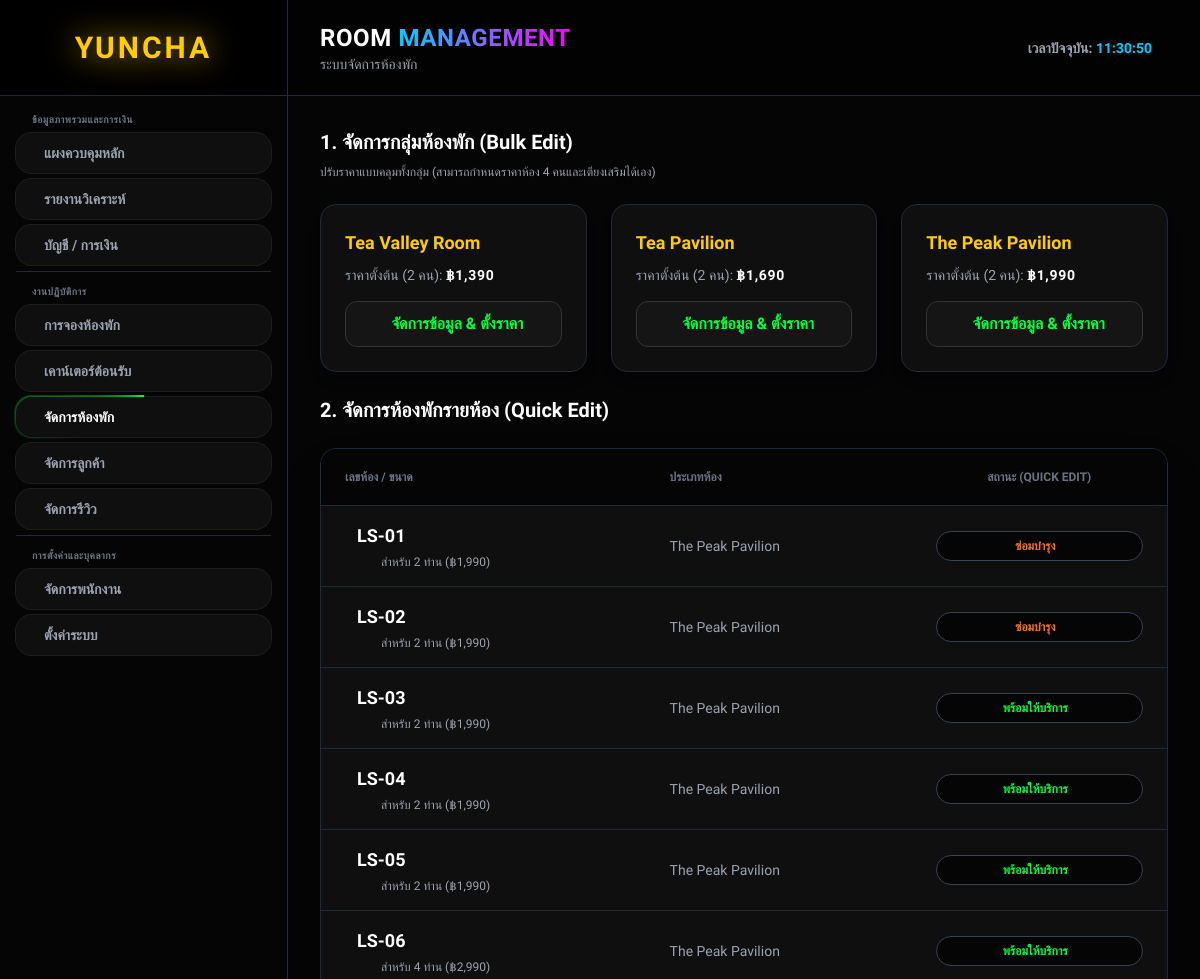
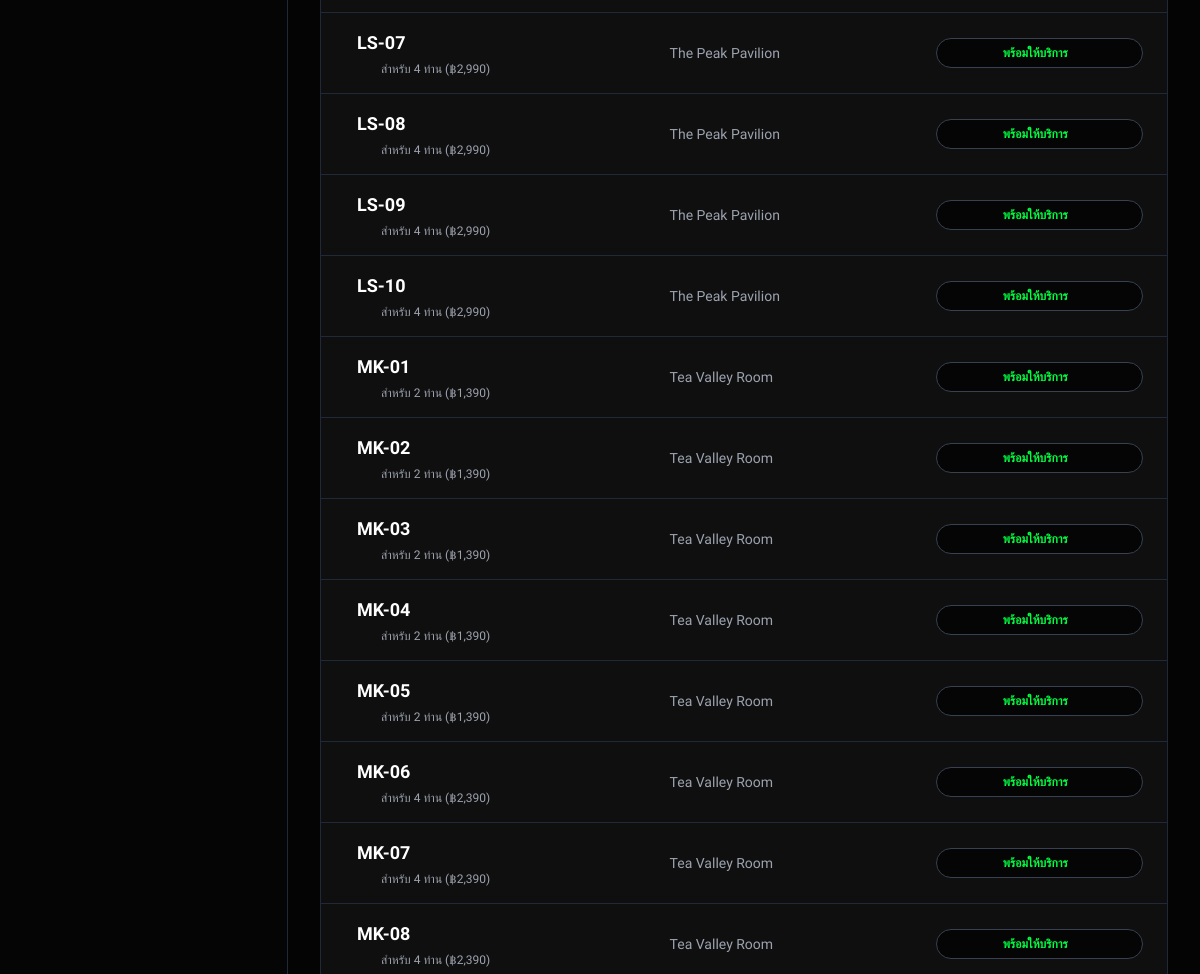
/dashboard/rooms.php (signed in, upper part), run on an earlier commit of the app's database (2 pictures, top to bottom).
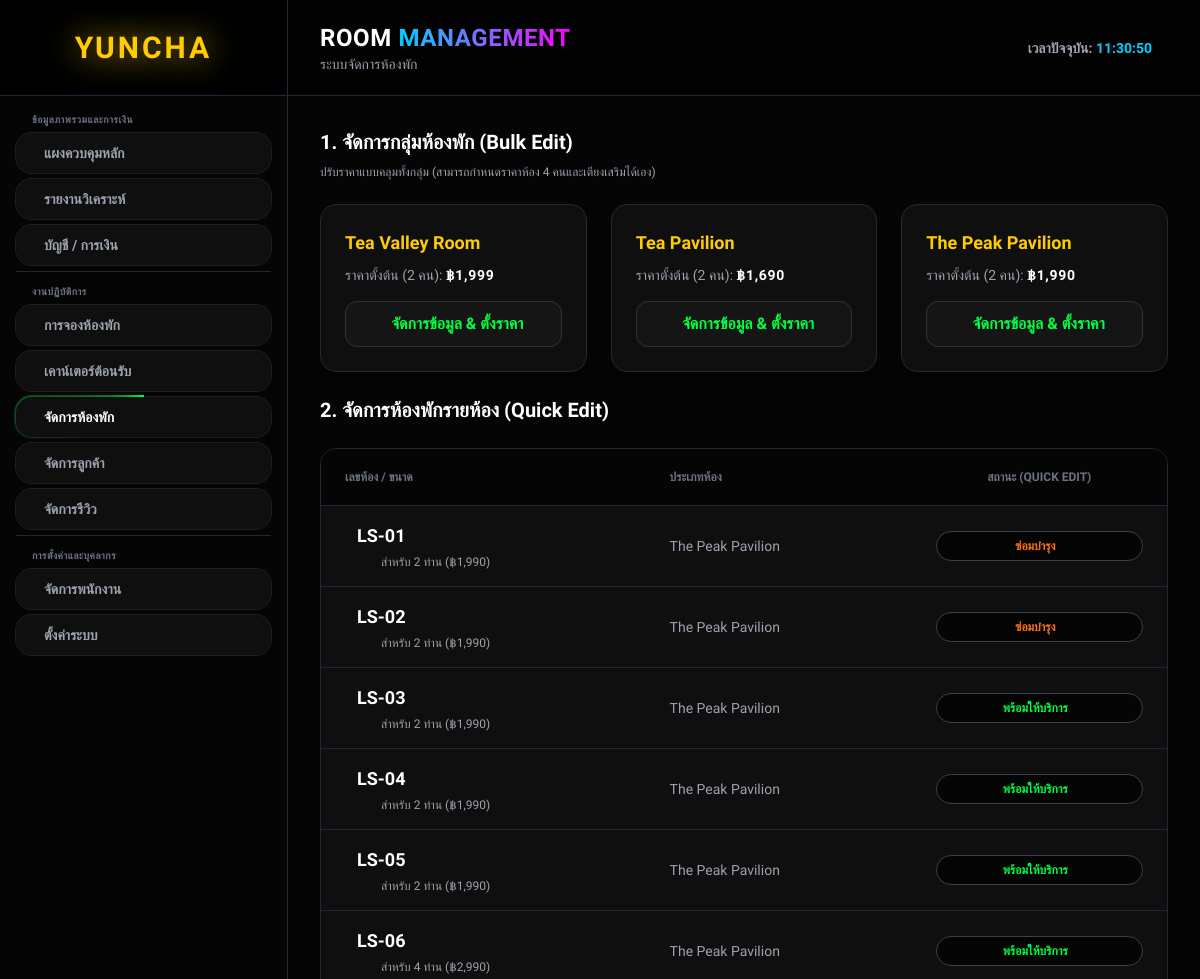
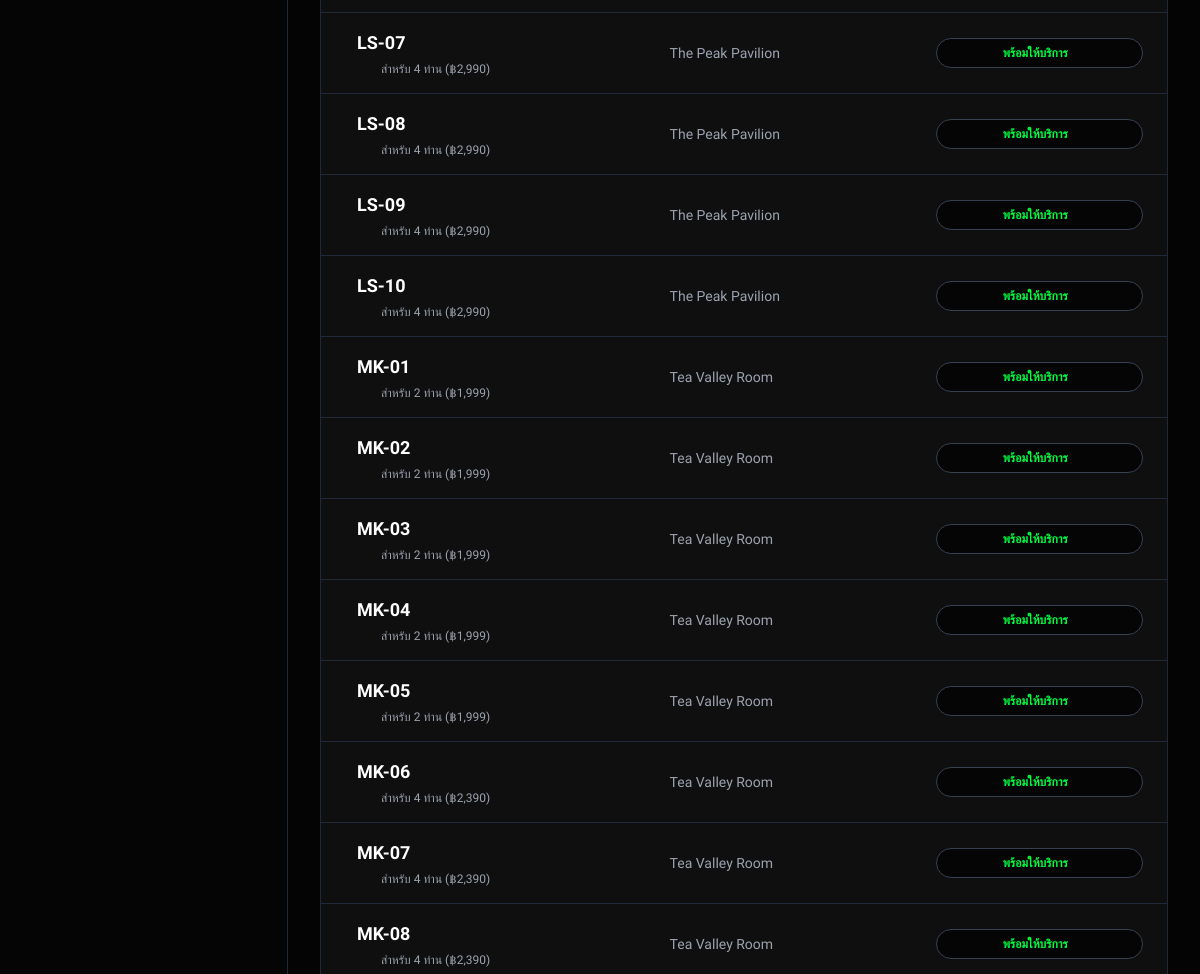
And on a later commit of the database (2 pictures, top to bottom).
### tables this page shows
CREATE TABLE `room_types` (
  `id` INTEGER PRIMARY KEY AUTOINCREMENT,
  `type_name` longtext,
  `base_price` double DEFAULT NULL,
  `high_price` double DEFAULT NULL,
  `holiday_price` double DEFAULT '0',
  `size_sqm` int DEFAULT '32'
);

CREATE TABLE `rooms` (
  `id` INTEGER PRIMARY KEY AUTOINCREMENT,
  `room_number` longtext,
  `room_type_id` int DEFAULT NULL,
  `status` varchar(255) DEFAULT 'active',
  `base_price` double DEFAULT NULL,
  `discount_percent` double DEFAULT NULL,
  `max_guests` int DEFAULT NULL,
  `allow_extra_bed` int DEFAULT NULL,
  `extra_bed_price` double DEFAULT NULL,
  `details` longtext,
  `high_price` double DEFAULT '0',
  `holiday_price` double DEFAULT '0'
);

### dashboard/config/security.php (called while the page is built, shortened)
<?php
$role = $_SESSION['role'];
$role_str = mb_strtolower($role, 'UTF-8');
$clean_role = 'receptionist';
if (strpos($role_str, 'admin') !== false || strpos($role_str, 'ดูแลระบบ') !== false) {
    $clean_role = 'admin';
} elseif (strpos($role_str, 'owner') !== false) {
    $clean_role = 'owner';
} elseif (strpos($role_str, 'manager') !== false || strpos($role_str, 'ผู้จัดการ') !== false) {
    $clean_role = 'manager';
} elseif (strpos($role_str, 'account') !== false || strpos($role_str, 'บัญชี') !== false) {
    $clean_role = 'account';
}
$is_admin = ($clean_role === 'admin' || $clean_role === 'owner');
$is_manager = ($clean_role === 'manager' || $is_admin);
$is_account = ($clean_role === 'account' || $is_manager);
$is_counter = ($clean_role === 'receptionist' || $is_manager);
$has_access = true;

### dashboard/rooms.php (the view, shortened to what this page needs)
<?php
require_once 'config/security.php';
require_once 'config/db.php';
$types = $conn->query("
    SELECT rt.*,
           (SELECT base_price FROM rooms WHERE room_type_id = rt.id AND max_guests = 4 LIMIT 1) as price_4p,
           (SELECT high_price FROM rooms WHERE room_type_id = rt.id AND max_guests = 4 LIMIT 1) as price_4p_high,
           (SELECT holiday_price FROM rooms WHERE room_type_id = rt.id AND max_guests = 4 LIMIT 1) as price_4p_holiday,
           (SELECT extra_bed_price FROM rooms WHERE room_type_id = rt.id LIMIT 1) as extra_bed_price,
           (SELECT discount_percent FROM rooms WHERE room_type_id = rt.id LIMIT 1) as discount_percent,
           (SELECT GROUP_CONCAT(DISTINCT ra.amenity_code)
            FROM room_amenities ra
            JOIN rooms r ON ra.room_id = r.id
            WHERE r.room_type_id = rt.id) as amenities_list,
           (SELECT r.details
            FROM rooms r
            WHERE r.room_type_id = rt.id LIMIT 1) as details
    FROM room_types rt
    ORDER BY rt.id ASC
")->fetchAll(PDO::FETCH_ASSOC);
$rooms = $conn->query("SELECT r.*, rt.type_name FROM rooms r JOIN room_types rt ON r.room_type_id = rt.id ORDER BY r.room_number ASC")->fetchAll(PDO::FETCH_ASSOC);
?>
<!DOCTYPE html>
<html lang="th">
<head>
    <script src="https://cdn.tailwindcss.com"></script>
</head>
<body class="h-screen flex selection:bg-ycGreen selection:text-black">
    <?php include 'components/sidebar.php'; ?>
    <div class="flex-1 flex flex-col h-screen overflow-hidden w-full relative bg-[#050505]">
                <header class="h-24 bg-black/50 backdrop-blur-md border-b border-gray-800 px-4 lg:px-8 flex justify-between items-center z-30 sticky top-0">
            <div class="flex items-center gap-4">
                <div>
                    <h2 class="text-2xl font-black text-white tracking-wide">ROOM <span class="text-transparent bg-clip-text bg-gradient-to-r from-[#00d0ff] to-[#ff00ff]">MANAGEMENT</span></h2>
                    <p class="text-sm text-gray-400 font-medium">ระบบจัดการห้องพัก</p>
                </div>
            </div>
            <div class="flex items-center gap-4">
                <p class="text-sm font-bold text-gray-400 hidden lg:block mr-4">เวลาปัจจุบัน: <span id="clockStatus" style="color: #00d0ff;"><?= date('H:i:s') ?></span></p>
            </div>
        </header>
        <main class="flex-1 overflow-y-auto p-4 lg:p-8 scroll-smooth">
        <?php if ($has_access): ?>
            <div class="max-w-7xl mx-auto space-y-6 pb-12 gs-anim">
                <?php if($is_manager): ?>
                <div class="flex justify-between items-end mb-4">
                    <div>
                        <h3 class="text-xl font-bold text-white mb-2"><i class="ph-bold ph-squares-four text-ycGold"></i> 1. จัดการกลุ่มห้องพัก (Bulk Edit)</h3>
                        <p class="text-xs text-gray-400">ปรับราคาแบบคลุมทั้งกลุ่ม (สามารถกำหนดราคาห้อง 4 คนและเตียงเสริมได้เอง)</p>
                    </div>
                </div>
                <div class="grid grid-cols-1 md:grid-cols-3 gap-6 mb-8">
                    <?php foreach($types as $type): ?>
                    <div class="bg-[#0f0f0f] border border-gray-800 rounded-2xl p-6 shadow-lg hover:border-gray-600 transition">
                        <h4 class="text-lg font-bold text-ycGold mb-2"><?= htmlspecialchars($type['type_name']) ?></h4>
                        <p class="text-sm text-gray-400">ราคาตั้งต้น (2 คน): <span class="text-white font-bold tracking-wider">฿<?= number_format($type['base_price']) ?></span></p>
                        <?php
                            $raw_details = explode("|||", isset($type['details']) ? $type['details'] :  "");
                            $d_idx = isset($raw_details[0]) ? $raw_details[0] :  '';
                            $d_rm = isset($raw_details[1]) ? $raw_details[1] : (isset($raw_details[0]) ? $raw_details[0] : '');
                            $d_hl = isset($raw_details[2]) ? $raw_details[2] :  '';
                        ?>
                        <button onclick="openBulkModal(<?= isset($type['id']) ? $type['id'] :  0 ?>, <?= htmlspecialchars(json_encode(isset($type['type_name']) ? $type['type_name'] :  ''), ENT_QUOTES) ?>, <?= isset($type['base_price']) ? $type['base_price'] :  0 ?>, <?= isset($type['high_price']) ? $type['high_price'] :  0 ?>, <?= isset($type['holiday_price']) ? $type['holiday_price'] :  0 ?>, <?= htmlspecialchars(json_encode($d_idx), ENT_QUOTES) ?>, <?= htmlspecialchars(json_encode($d_rm), ENT_QUOTES) ?>, <?= htmlspecialchars(json_encode($d_hl), ENT_QUOTES) ?>, <?= htmlspecialchars(json_encode(isset($type['amenities_list']) ? $type['amenities_list'] :  ''), ENT_QUOTES) ?>, <?= isset($type['price_4p']) ? $type['price_4p'] :  ($type['base_price'] + 900) ?>, <?= isset($type['price_4p_high']) ? $type['price_4p_high'] :  ($type['high_price'] + 900) ?>, <?= isset($type['price_4p_holiday']) ? $type['price_4p_holiday'] :  ($type['holiday_price'] + 900) ?>, <?= isset($type['extra_bed_price']) ? $type['extra_bed_price'] :  500 ?>, <?= isset($type['discount_percent']) ? $type['discount_percent'] :  0 ?>)" class="mt-4 w-full py-2.5 bg-[#151515] hover:bg-[#202020] border border-[#333] hover:border-ycGreen text-ycGreen font-bold rounded-xl transition flex justify-center items-center gap-2 relative z-10 cursor-pointer">
                            <i class="ph-bold ph-pencil-simple text-lg pointer-events-none"></i> <span class="pointer-events-none">จัดการข้อมูล & ตั้งราคา</span>
                        </button>
                    </div>
                    <?php endforeach; ?>
                </div>
                <?php endif; ?>
                <h3 class="text-xl font-bold text-white mb-4"><i class="ph-bold ph-list-numbers text-ycBlue"></i> 2. จัดการห้องพักรายห้อง (Quick Edit)</h3>
                <div class="bg-[#0f0f0f] border border-gray-800 rounded-2xl overflow-x-auto shadow-2xl">
                    <table class="w-full text-left text-sm text-gray-400 min-w-[800px]">
                        <thead class="text-xs uppercase bg-[#050505] text-gray-500 font-bold border-b border-gray-800">
                            <tr>
                                <th class="px-6 py-5">เลขห้อง / ขนาด</th>
                                <th class="px-6 py-5">ประเภทห้อง</th>
                                <th class="px-6 py-5 text-center">สถานะ (Quick Edit)</th>
                            </tr>
                        </thead>
                        <tbody class="divide-y divide-gray-800">
                            <?php if(!empty($rooms)): ?>
                                <?php foreach($rooms as $row):
                                    $row_opacity = ($row['status'] == 'deleted') ? 'opacity-50' : '';
                                ?>
                                <tr class="hover:bg-[#151515] transition-colors <?= $row_opacity ?>">
                                    <td class="px-6 py-4">
                                        <div class="flex items-center gap-3 font-bold text-lg text-white">
                                            <?= htmlspecialchars($row['room_number']) ?>
                                        </div>
                                        <div class="text-xs text-gray-400 mt-1 pl-9">
                                            สำหรับ <?= $row['max_guests'] ?> ท่าน
                                            (฿<?= number_format($row['base_price']) ?>)
                                        </div>
                                    </td>
                                    <td class="px-6 py-4 font-medium"><?= htmlspecialchars($row['type_name']) ?></td>
                                    <td class="px-6 py-4 text-center">
                                    </td>
                                </tr>
                                <?php endforeach; ?>
                            <?php else: ?>
                                <tr><td colspan="3" class="text-center py-8 text-gray-500">ยังไม่มีข้อมูลห้องพักในระบบ</td></tr>
                            <?php endif; ?>
                        </tbody>
                    </table>
                </div>
            </div>
        <?php endif; ?>
</main>
    </div>
</body>
</html>

### dashboard/components/sidebar.php (shortened to what this page needs)
<aside id="sidebar" class="fixed lg:static inset-y-0 left-0 w-72 h-screen bg-[#050505] border-r border-gray-800 flex flex-col z-50 transform -translate-x-full lg:translate-x-0 transition-transform duration-300">
    <div class="h-24 flex items-center justify-between lg:justify-center px-6 lg:px-0 border-b border-gray-800 bg-black relative z-10 shrink-0">
        <h1 class="text-3xl font-bold tracking-widest text-ycGold drop-shadow-[0_0_15px_rgba(255,204,0,0.8)]">YUNCHA</h1>
    </div>
    <div class="flex-1 overflow-y-auto relative z-10 bg-[#050505] flex flex-col" id="sidebarScrollBox">
        <nav class="px-4 py-4 space-y-1.5">
            <?php if ($is_account): ?>
            <p class="px-4 text-[10px] font-bold text-gray-500 uppercase tracking-wider mb-1">ข้อมูลภาพรวมและการเงิน</p>
            <?php endif; ?>
            <a href="dashboard.php" class="neon-pro flex items-center gap-3 px-4 py-2.5" style="--neon-color: #00d0ff;">
                <span class="text-sm font-bold <?php echo (basename($_SERVER['PHP_SELF']) === 'dashboard.php') ? 'text-white' : 'text-gray-400 hover:text-white transition'; ?> relative z-10">แผงควบคุมหลัก</span>
            </a>
            <?php if ($is_account): ?>
            <a href="reports.php" class="neon-pro flex items-center gap-3 px-4 py-2.5" style="--neon-color: #b537f2;">
                <span class="text-sm font-bold <?php echo (basename($_SERVER['PHP_SELF']) === 'reports.php') ? 'text-white' : 'text-gray-400 hover:text-white transition'; ?> relative z-10">รายงานวิเคราะห์</span>
            </a>
            <a href="finance.php" class="neon-pro flex items-center gap-3 px-4 py-2.5" style="--neon-color: #00e676;">
                <span class="text-sm font-bold <?php echo (basename($_SERVER['PHP_SELF']) === 'finance.php') ? 'text-white' : 'text-gray-400 hover:text-white transition'; ?> relative z-10">บัญชี / การเงิน</span>
            </a>
            <?php endif; ?>
            <p class="px-4 text-[10px] font-bold text-gray-500 uppercase tracking-wider mb-1 mt-3 border-t border-gray-800 pt-3">งานปฏิบัติการ</p>
            <a href="bookings.php" class="neon-pro flex items-center gap-3 px-4 py-2.5" style="--neon-color: #c100f1;">
                <span class="text-sm font-bold <?php echo (basename($_SERVER['PHP_SELF']) === 'bookings.php') ? 'text-white' : 'text-gray-400 hover:text-white transition'; ?> relative z-10">การจองห้องพัก</span>
            </a>
            <a href="frontdesk.php" class="neon-pro flex items-center gap-3 px-4 py-2.5" style="--neon-color: #ff009d;">
                <span class="text-sm font-bold <?php echo (basename($_SERVER['PHP_SELF']) === 'frontdesk.php') ? 'text-white' : 'text-gray-400 hover:text-white transition'; ?> relative z-10">เคาน์เตอร์ต้อนรับ</span>
            </a>
            <?php if ($is_counter): ?>
            <a href="rooms.php" class="neon-pro flex items-center gap-3 px-4 py-2.5" style="--neon-color: #00ff41;">
                <div class="neon-pro-glow" <?php if (basename($_SERVER['PHP_SELF']) === 'rooms.php') echo 'style="opacity: 1;"'; ?>></div>
                <span class="text-sm font-bold <?php echo (basename($_SERVER['PHP_SELF']) === 'rooms.php') ? 'text-white' : 'text-gray-400 hover:text-white transition'; ?> relative z-10">จัดการห้องพัก</span>
            </a>
            <?php endif; ?>
            <a href="customers.php" class="neon-pro flex items-center gap-3 px-4 py-2.5" style="--neon-color: #ff3c00;">
                <span class="text-sm font-bold <?php echo (basename($_SERVER['PHP_SELF']) === 'customers.php') ? 'text-white' : 'text-gray-400 hover:text-white transition'; ?> relative z-10">จัดการลูกค้า</span>
            </a>
            <a href="reviews.php" class="neon-pro flex items-center gap-3 px-4 py-2.5" style="--neon-color: #ffd700;">
                <span class="text-sm font-bold <?php echo (basename($_SERVER['PHP_SELF']) === 'reviews.php') ? 'text-white' : 'text-gray-400 hover:text-white transition'; ?> relative z-10">จัดการรีวิว</span>
            </a>
            <?php if ($is_manager): ?>
            <p class="px-4 text-[10px] font-bold text-gray-500 uppercase tracking-wider mb-1 mt-3 border-t border-gray-800 pt-3">การตั้งค่าและบุคลากร</p>
            <a href="employees.php" class="neon-pro flex items-center gap-3 px-4 py-2.5" style="--neon-color: #ffcc00;">
                <span class="text-sm font-bold <?php echo (basename($_SERVER['PHP_SELF']) === 'employees.php') ? 'text-white' : 'text-gray-400 hover:text-white transition'; ?> relative z-10">จัดการพนักงาน</span>
            </a>
            <a href="settings.php" class="neon-pro flex items-center gap-3 px-4 py-2.5" style="--neon-color: #ffffff;">
                <span class="text-sm font-bold <?php echo (basename($_SERVER['PHP_SELF']) === 'settings.php') ? 'text-white' : 'text-gray-400 hover:text-white transition'; ?> relative z-10">ตั้งค่าระบบ</span>
            </a>
            <?php endif; ?>
        </nav>
    </div>
</aside>

### dashboard/rooms.php (style rules this page uses)
body { background-color: #000000; color: #ffffff; font-family: 'Prompt', sans-serif; overflow-x: hidden; }
.neon-pro { position: relative; background: #0f0f0f; border-radius: 1rem; z-index: 1; transition: all 0.3s cubic-bezier(0.34, 1.56, 0.64, 1); box-shadow: 0 0 0 1px rgba(255,255,255,0.1); }
.neon-pro-glow { position: absolute; inset: -2px; border-radius: 1.1rem; z-index: -2; overflow: hidden; opacity: 0; transition: opacity 0.3s ease; }
.neon-pro-glow::before { content: ''; position: absolute; top: 50%; left: 50%; width: 200%; height: 200%; background: conic-gradient(from 0deg, transparent 70%, var(--neon-color) 100%); transform: translate(-50%, -50%); animation: spin-border 2s linear infinite; }
.neon-pro::before { content: ''; position: absolute; inset: 0; background: #0f0f0f; border-radius: 1rem; z-index: -1; }

What changed in the data, as far as the page shows it:
changed room_types "Tea Valley Room": base_price "1,390" → "1,999"
changed rooms "MK-01": base_price "1,390" → "1,999"
changed rooms "MK-02": base_price "1,390" → "1,999"
changed rooms "MK-03": base_price "1,390" → "1,999"
changed rooms "MK-04": base_price "1,390" → "1,999"
changed rooms "MK-05": base_price "1,390" → "1,999"
